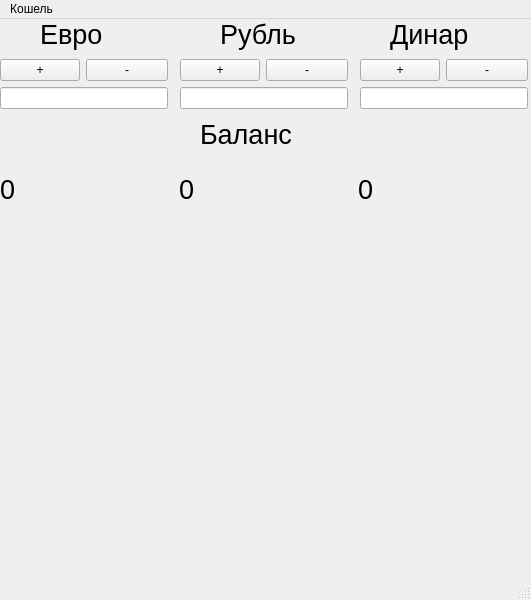
<?xml version="1.0" encoding="UTF-8"?>
<ui version="4.0">
 <class>MainWindow</class>
 <widget class="QMainWindow" name="MainWindow">
  <property name="geometry">
   <rect>
    <x>0</x>
    <y>0</y>
    <width>531</width>
    <height>600</height>
   </rect>
  </property>
  <property name="windowTitle">
   <string>MainWindow</string>
  </property>
  <widget class="QWidget" name="centralwidget">
   <widget class="QWidget" name="formLayoutWidget">
    <property name="geometry">
     <rect>
      <x>0</x>
      <y>40</y>
      <width>168</width>
      <height>61</height>
     </rect>
    </property>
    <layout class="QFormLayout" name="formLayout">
     <item row="0" column="0">
      <widget class="QPushButton" name="pushButton">
       <property name="text">
        <string>+</string>
       </property>
      </widget>
     </item>
     <item row="0" column="1">
      <widget class="QPushButton" name="pushButton_2">
       <property name="text">
        <string>-</string>
       </property>
      </widget>
     </item>
     <item row="1" column="0" colspan="2">
      <widget class="QLineEdit" name="lineEdit"/>
     </item>
    </layout>
   </widget>
   <widget class="QWidget" name="formLayoutWidget_2">
    <property name="geometry">
     <rect>
      <x>180</x>
      <y>40</y>
      <width>168</width>
      <height>61</height>
     </rect>
    </property>
    <layout class="QFormLayout" name="formLayout_2">
     <item row="0" column="0">
      <widget class="QPushButton" name="pushButton_7">
       <property name="text">
        <string>+</string>
       </property>
      </widget>
     </item>
     <item row="0" column="1">
      <widget class="QPushButton" name="pushButton_8">
       <property name="text">
        <string>-</string>
       </property>
      </widget>
     </item>
     <item row="1" column="0" colspan="2">
      <widget class="QLineEdit" name="lineEdit_2"/>
     </item>
    </layout>
   </widget>
   <widget class="QWidget" name="formLayoutWidget_3">
    <property name="geometry">
     <rect>
      <x>360</x>
      <y>40</y>
      <width>168</width>
      <height>61</height>
     </rect>
    </property>
    <layout class="QFormLayout" name="formLayout_3">
     <item row="0" column="0">
      <widget class="QPushButton" name="pushButton_9">
       <property name="text">
        <string>+</string>
       </property>
      </widget>
     </item>
     <item row="0" column="1">
      <widget class="QPushButton" name="pushButton_10">
       <property name="text">
        <string>-</string>
       </property>
      </widget>
     </item>
     <item row="1" column="0" colspan="2">
      <widget class="QLineEdit" name="lineEdit_3"/>
     </item>
    </layout>
   </widget>
   <widget class="QLabel" name="label">
    <property name="geometry">
     <rect>
      <x>200</x>
      <y>100</y>
      <width>91</width>
      <height>31</height>
     </rect>
    </property>
    <property name="font">
     <font>
      <pointsize>20</pointsize>
     </font>
    </property>
    <property name="text">
     <string>Баланс</string>
    </property>
   </widget>
   <widget class="QLabel" name="label_3">
    <property name="geometry">
     <rect>
      <x>40</x>
      <y>0</y>
      <width>91</width>
      <height>31</height>
     </rect>
    </property>
    <property name="font">
     <font>
      <pointsize>20</pointsize>
     </font>
    </property>
    <property name="text">
     <string>Евро</string>
    </property>
   </widget>
   <widget class="QLabel" name="label_4">
    <property name="geometry">
     <rect>
      <x>220</x>
      <y>0</y>
      <width>91</width>
      <height>31</height>
     </rect>
    </property>
    <property name="font">
     <font>
      <pointsize>20</pointsize>
     </font>
    </property>
    <property name="text">
     <string>Рубль</string>
    </property>
   </widget>
   <widget class="QLabel" name="label_5">
    <property name="geometry">
     <rect>
      <x>390</x>
      <y>0</y>
      <width>91</width>
      <height>31</height>
     </rect>
    </property>
    <property name="font">
     <font>
      <pointsize>20</pointsize>
     </font>
    </property>
    <property name="text">
     <string>Динар</string>
    </property>
   </widget>
   <widget class="QWidget" name="horizontalLayoutWidget">
    <property name="geometry">
     <rect>
      <x>0</x>
      <y>130</y>
      <width>531</width>
      <height>80</height>
     </rect>
    </property>
    <layout class="QHBoxLayout" name="horizontalLayout">
     <item>
      <widget class="QLabel" name="label_6">
       <property name="font">
        <font>
         <pointsize>20</pointsize>
        </font>
       </property>
       <property name="text">
        <string>0</string>
       </property>
      </widget>
     </item>
     <item>
      <widget class="QLabel" name="label_7">
       <property name="font">
        <font>
         <pointsize>20</pointsize>
        </font>
       </property>
       <property name="text">
        <string>0</string>
       </property>
      </widget>
     </item>
     <item>
      <widget class="QLabel" name="label_2">
       <property name="font">
        <font>
         <pointsize>20</pointsize>
        </font>
       </property>
       <property name="text">
        <string>0</string>
       </property>
      </widget>
     </item>
    </layout>
   </widget>
  </widget>
  <widget class="QMenuBar" name="menubar">
   <property name="geometry">
    <rect>
     <x>0</x>
     <y>0</y>
     <width>531</width>
     <height>21</height>
    </rect>
   </property>
   <widget class="QMenu" name="menu">
    <property name="title">
     <string>Кошель</string>
    </property>
    <addaction name="separator"/>
   </widget>
   <addaction name="menu"/>
  </widget>
  <widget class="QStatusBar" name="statusbar"/>
 </widget>
 <resources/>
 <connections/>
</ui>
